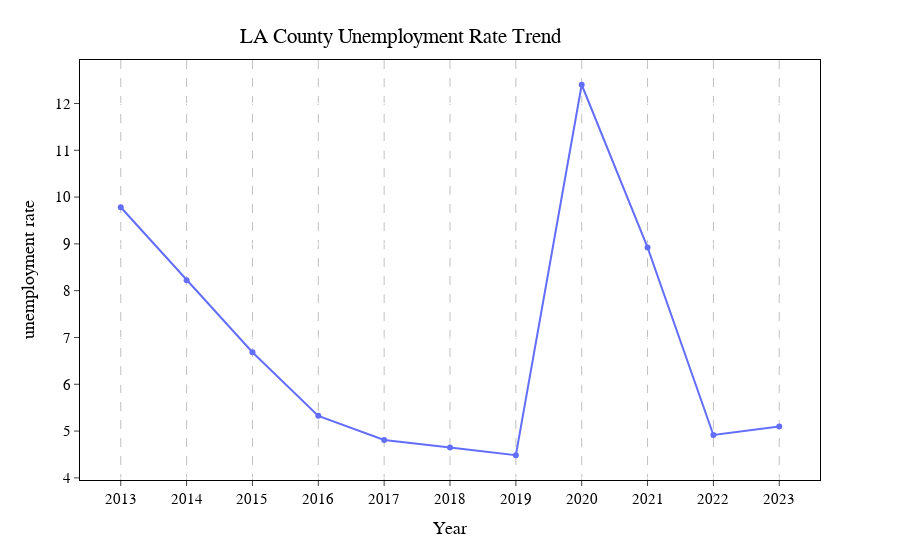

Notebook source saved alongside this figure:
### Code cell
fig = px.line(x, x='Year', y='unemployment rate', markers=True)
fig.update_layout(plot_bgcolor='white')
fig.update_layout(
    title={
        'text': "LA County Unemployment Rate Trend",
        'y':0.95,
        'x':0.445,
        'xanchor': 'center',
        'yanchor': 'top'},
    xaxis = dict(
        showgrid=True,
        gridwidth=0.5,
        gridcolor='grey',
        griddash='dash',
        mirror=True,
        ticks='outside',
        showline=True,
        tickmode='linear',
        linecolor='black',
        linewidth=1),
    yaxis = dict(
        mirror=True,
        ticks='outside',
        showline=True,
        linecolor='black',
        linewidth=1),
    font=dict(
        family="Times New Roman",
        size=15,
        color="Black"))
fig.show()

### Figure 1 — Plotly figure (JSON) as saved in the notebook; plotly's stock layout.template omitted (floating-point values rounded to 4 significant figures)
{"data": [{"hovertemplate": "Year=%{x}<br>unemployment rate=%{y}<extra></extra>", "legendgroup": "", "line": {"color": "#636efa", "dash": "solid"}, "marker": {"symbol": "circle"}, "mode": "lines+markers", "name": "", "orientation": "v", "showlegend": false, "type": "scatter", "x": [2013, 2014, 2015, 2016, 2017, 2018, 2019, 2020, 2021, 2022, 2023], "xaxis": "x", "y": [9.783, 8.225, 6.683, 5.325, 4.808, 4.65, 4.483, 12.4, 8.925, 4.917, 5.1], "yaxis": "y"}], "layout": {"font": {"color": "Black", "family": "Times New Roman", "size": 15}, "legend": {"tracegroupgap": 0}, "margin": {"t": 60}, "plot_bgcolor": "white", "title": {"text": "LA County Unemployment Rate Trend", "x": 0.445, "xanchor": "center", "y": 0.95, "yanchor": "top"}, "xaxis": {"anchor": "y", "domain": [0, 1], "gridcolor": "grey", "griddash": "dash", "gridwidth": 0.5, "linecolor": "black", "linewidth": 1, "mirror": true, "showgrid": true, "showline": true, "tickmode": "linear", "ticks": "outside", "title": {"text": "Year"}}, "yaxis": {"anchor": "x", "domain": [0, 1], "linecolor": "black", "linewidth": 1, "mirror": true, "showline": true, "ticks": "outside", "title": {"text": "unemployment rate"}}}}
